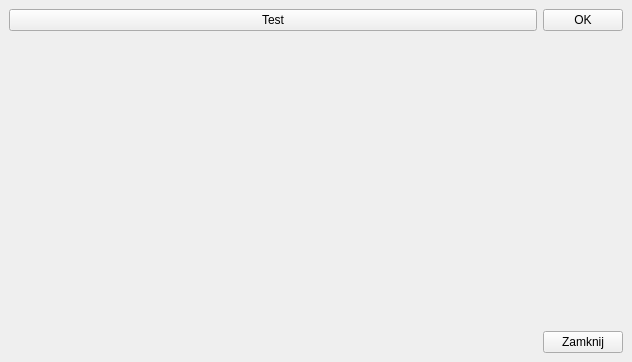
<?xml version="1.0" encoding="UTF-8"?>
<ui version="4.0">
 <class>MainWindow</class>
 <widget class="QMainWindow" name="MainWindow">
  <property name="geometry">
   <rect>
    <x>0</x>
    <y>0</y>
    <width>632</width>
    <height>362</height>
   </rect>
  </property>
  <property name="windowTitle">
   <string>MainWindow</string>
  </property>
  <widget class="QWidget" name="centralwidget">
   <layout class="QGridLayout" name="gridLayout">
    <item row="3" column="1">
     <spacer name="verticalSpacer">
      <property name="orientation">
       <enum>Qt::Vertical</enum>
      </property>
      <property name="sizeHint" stdset="0">
       <size>
        <width>20</width>
        <height>40</height>
       </size>
      </property>
     </spacer>
    </item>
    <item row="4" column="0">
     <spacer name="horizontalSpacer">
      <property name="orientation">
       <enum>Qt::Horizontal</enum>
      </property>
      <property name="sizeHint" stdset="0">
       <size>
        <width>40</width>
        <height>20</height>
       </size>
      </property>
     </spacer>
    </item>
    <item row="1" column="1">
     <widget class="QPushButton" name="pushButtonOk">
      <property name="text">
       <string>OK</string>
      </property>
     </widget>
    </item>
    <item row="4" column="1">
     <widget class="QPushButton" name="pushButtonClose">
      <property name="text">
       <string>Zamknij</string>
      </property>
     </widget>
    </item>
    <item row="1" column="0">
     <widget class="QPushButton" name="pushButtonTest">
      <property name="text">
       <string>Test</string>
      </property>
     </widget>
    </item>
   </layout>
  </widget>
 </widget>
 <resources/>
 <connections>
  <connection>
   <sender>pushButtonClose</sender>
   <signal>clicked()</signal>
   <receiver>MainWindow</receiver>
   <slot>close()</slot>
   <hints>
    <hint type="sourcelabel">
     <x>578</x>
     <y>331</y>
    </hint>
    <hint type="destinationlabel">
     <x>516</x>
     <y>311</y>
    </hint>
   </hints>
  </connection>
 </connections>
</ui>
